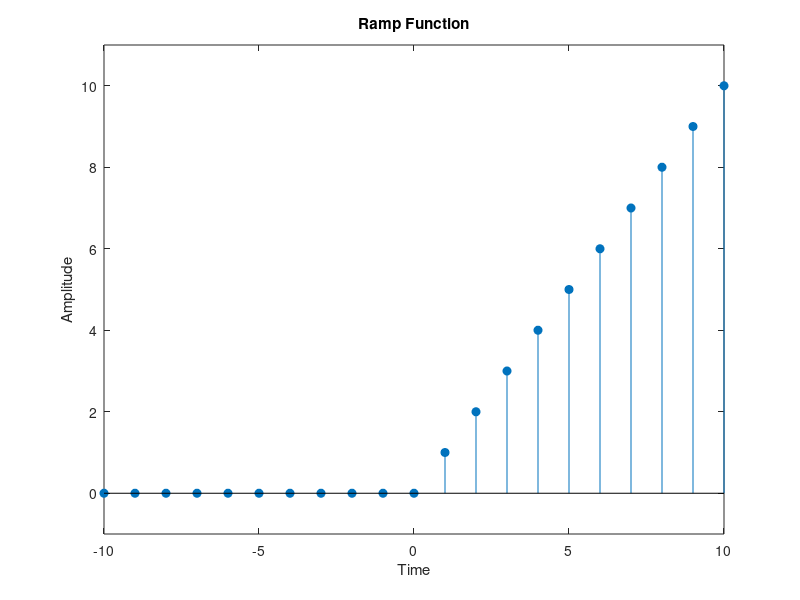

MATLAB code for this plot:
n=-10:10;
x=(n+abs(n))/2;
stem(n,x,'filled');
xlabel('Time');
ylabel('Amplitude');
title('Ramp Function');
axis([-10 10 -1 11]);
